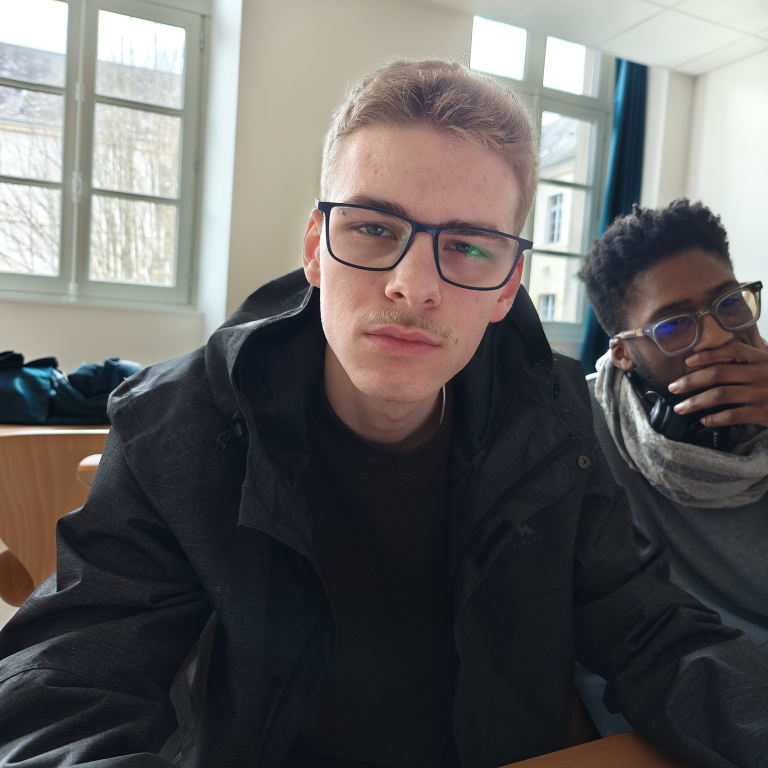
#> input picture img/IMG20250324153610.jpg, 3072 x 3072 px (shown at 1/4 size)
$ python -i resize.py   (imports and definitions only)
#> lines starting #> are read from the running program, lines starting #| are printed output that depends on the picture
import cv2

def resize(img):
    if img.shape[0]>img.shape[1]:
        img = cv2.resize(img, (600, 800))
    elif img.shape[0]<img.shape[1]:
        img = cv2.resize(img, (800, 600))
    else:
        img = cv2.resize(img, (600, 600))
    return img

>>> import cv2
>>> picture = cv2.imread('../../../img/IMG20250324153610.jpg')
#> picture is the input picture: shape (3072, 3072, 3); mean B, G, R 96.5, 97.8, 100.2
>>> result = resize(picture)
#> in resize, `img = cv2.resize(img, (600, 600))`:
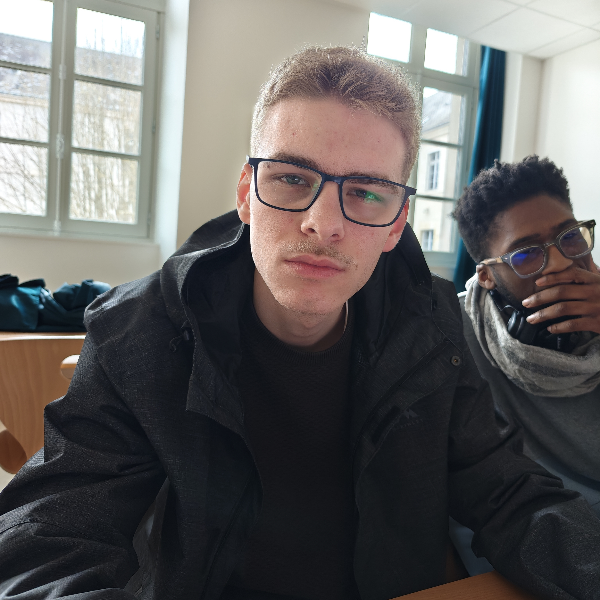
#> img: shape (600, 600, 3); mean of channels 0, 1, 2 96.4, 97.7, 100; drawn as B, G, R

$ run again, on img/IMG20250324153613.jpg
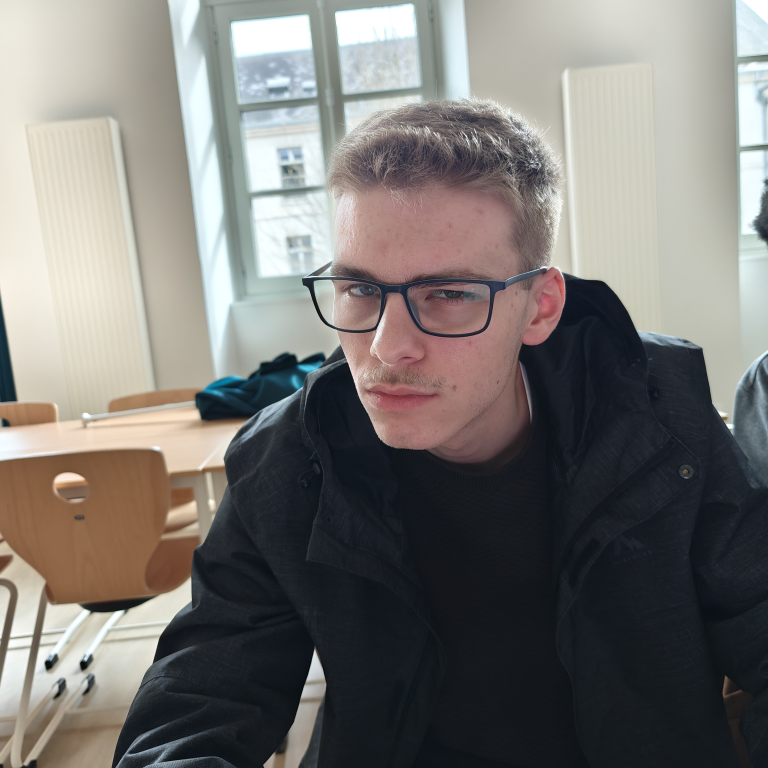
#> input picture img/IMG20250324153613.jpg, 3072 x 3072 px (shown at 1/4 size)
#> picture is the input picture: shape (3072, 3072, 3); mean B, G, R 115.5, 118.8, 121.3
#> in resize, `img = cv2.resize(img, (600, 600))`:
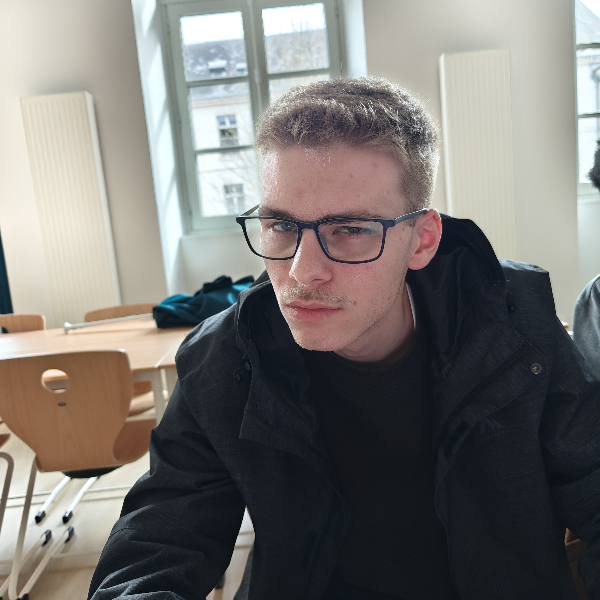
#> img: shape (600, 600, 3); mean of channels 0, 1, 2 115.4, 118.7, 121.2; drawn as B, G, R

$ run again, on img/IMG20250324155232.jpg
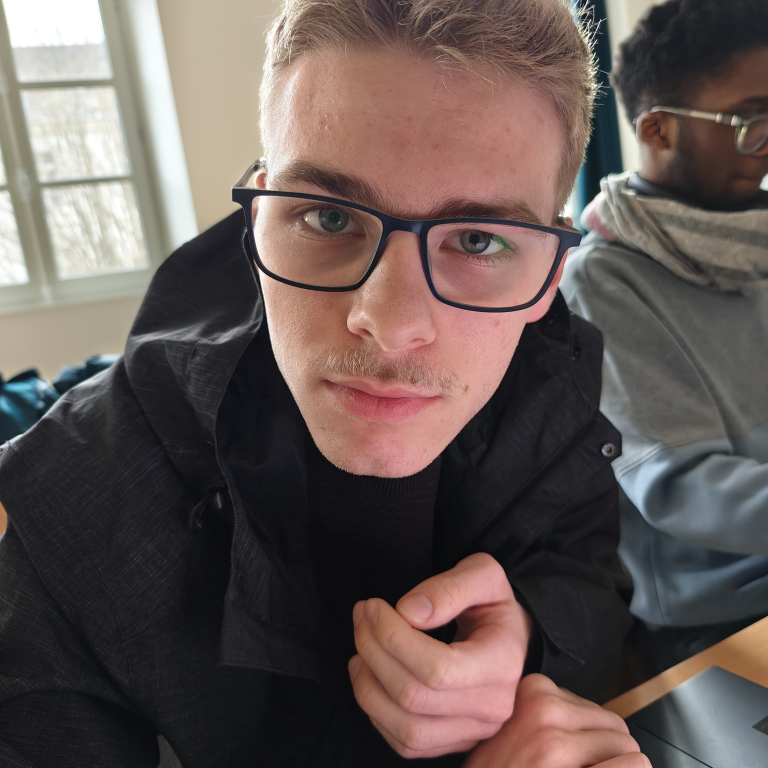
#> input picture img/IMG20250324155232.jpg, 3072 x 3072 px (shown at 1/4 size)
#> picture is the input picture: shape (3072, 3072, 3); mean B, G, R 85.1, 88.7, 101.7
#> in resize, `img = cv2.resize(img, (600, 600))`:
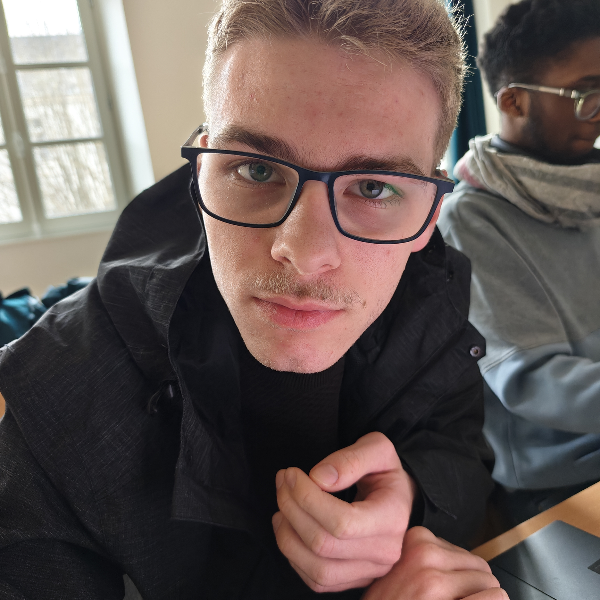
#> img: shape (600, 600, 3); mean of channels 0, 1, 2 85, 88.6, 101.6; drawn as B, G, R

$ run again, on img/IMG20250324155238.jpg
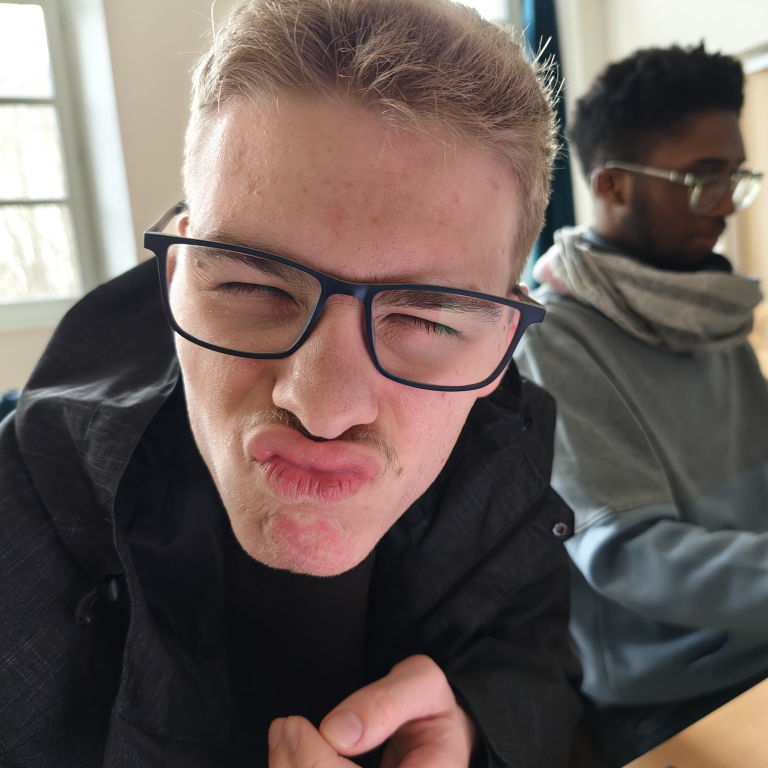
#> input picture img/IMG20250324155238.jpg, 3072 x 3072 px (shown at 1/4 size)
#> picture is the input picture: shape (3072, 3072, 3); mean B, G, R 89, 93.3, 106.9
#> in resize, `img = cv2.resize(img, (600, 600))`:
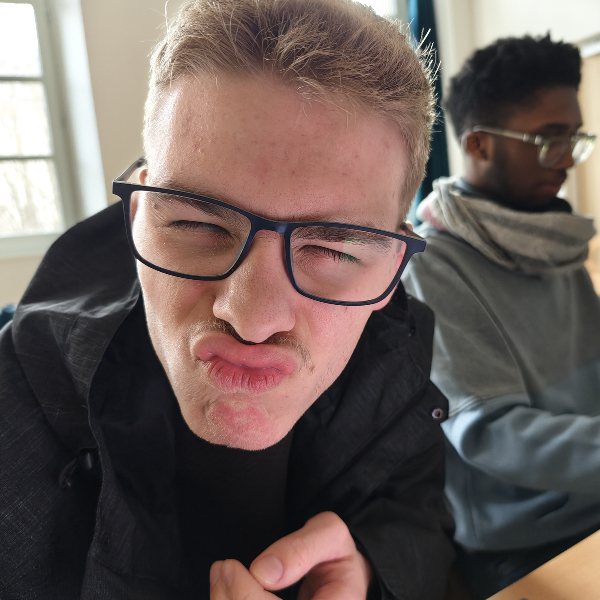
#> img: shape (600, 600, 3); mean of channels 0, 1, 2 88.9, 93.2, 106.8; drawn as B, G, R
